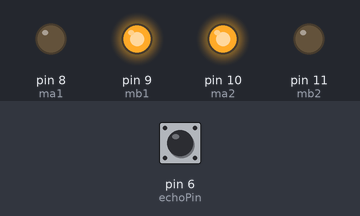
Simulated run of this sketch. Board: Arduino Uno, built with avr-gcc and run on an emulated ATmega328P. Shown: output pins drawn as LEDs (lit = HIGH). The inputs (shaded band) are chosen by the test bench; at power-on: pin 6 (echoPin) LOW.

Above: at 1.2 s.
1.3 s: pin 6 (echoPin) pulsed HIGH 2 times (0.12 s each, 0.3 s apart)
At 2.5 s:
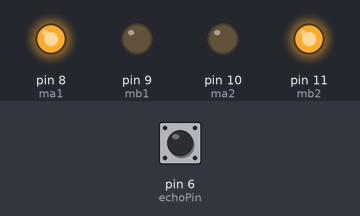
At 4.0 s:
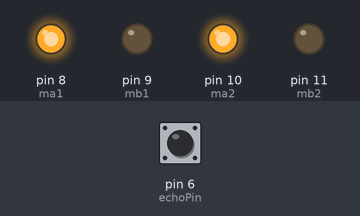
Timing chart, 0 to 10.9 s (numbered marks = the images above; inputs shaded):
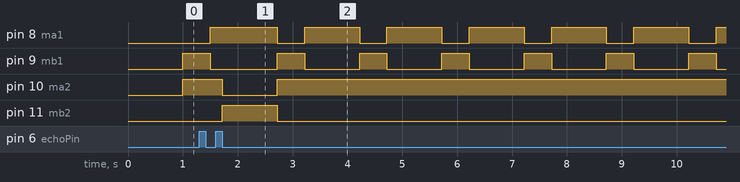

Measured:
- after the input at 1.3 s, pin 10 (ma2): HIGH → LOW after 0.42 s, → HIGH 1.0 s later; pin 11 (mb2): LOW → HIGH after 0.42 s, → LOW 1.0 s later
- by itself, pin 8 (ma1): repeats every 1.5 s: LOW 0.50 s, HIGH 1.0 s
- by itself, pin 9 (mb1): repeats every 1.5 s: HIGH 0.50 s, LOW 1.0 s

The sketch:

IPM158.ino
```cpp
#define ma1 8
#define mb1 9
#define ma2 10
#define mb2 11

long duration;
int distance;

const int trigPin = 7;
const int echoPin = 6;

void setup(){
  pinMode(ma1,OUTPUT);
  pinMode(mb1,OUTPUT);
  pinMode(ma2,OUTPUT);
  pinMode(mb2,OUTPUT);
}

void loop(){
  if(calculateDistance()<=30){
    moveBack();
    delay(500);
    turnBit();
  }
  else{
    moveFront();
  }
}

void moveFront(){
  digitalWrite(ma1,1);
  digitalWrite(mb1,0);
  digitalWrite(ma2,0);
  digitalWrite(mb2,1);
}

void moveBack(){
  digitalWrite(ma1,0);
  digitalWrite(mb1,1);
  digitalWrite(ma2,1);
  digitalWrite(mb2,0);
}

void turnBit(){
  digitalWrite(ma1,1);
  digitalWrite(mb1,0);
  digitalWrite(ma2,1);
  digitalWrite(mb2,0);
  //delay(200);
}

int calculateDistance(){
  digitalWrite(trigPin, LOW);
  delayMicroseconds(2);
  digitalWrite(trigPin, HIGH);
  delayMicroseconds(10);
  digitalWrite(trigPin, LOW);
  duration = pulseIn(echoPin, HIGH);
  distance = duration*0.034/2;

  return distance;
}
```
